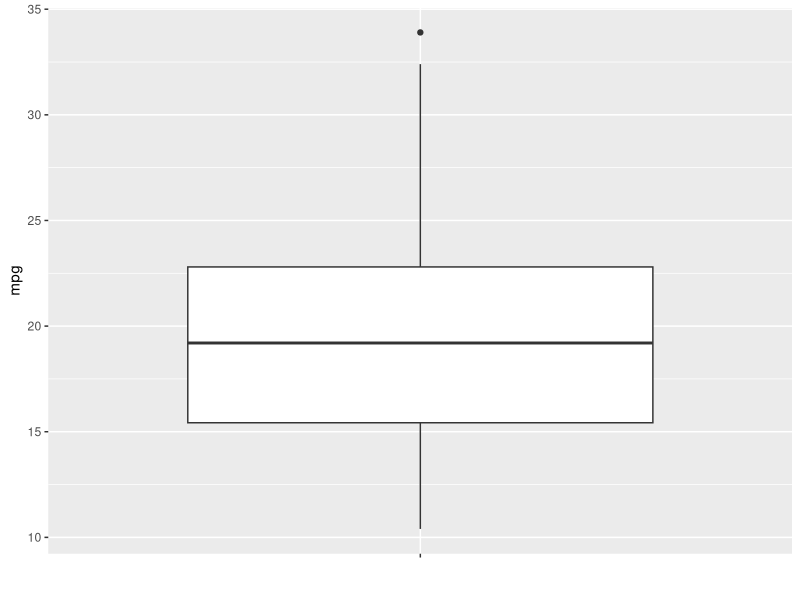
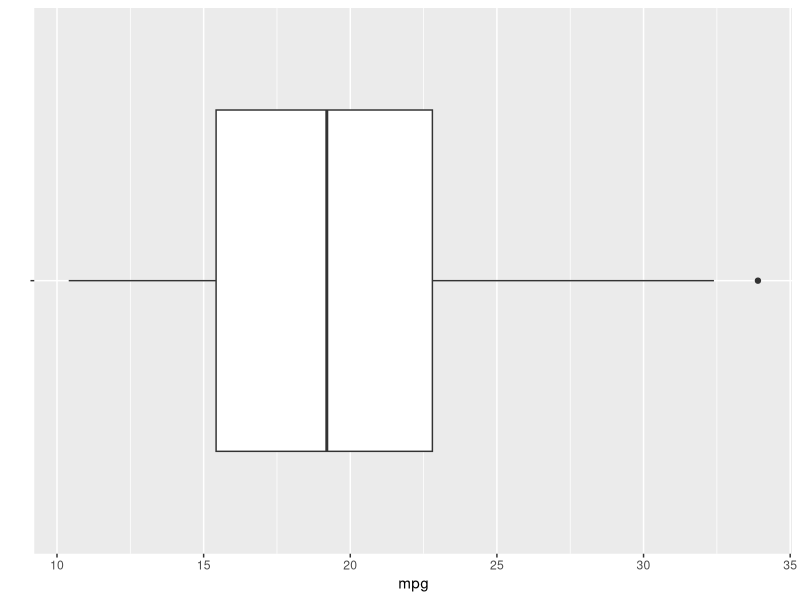
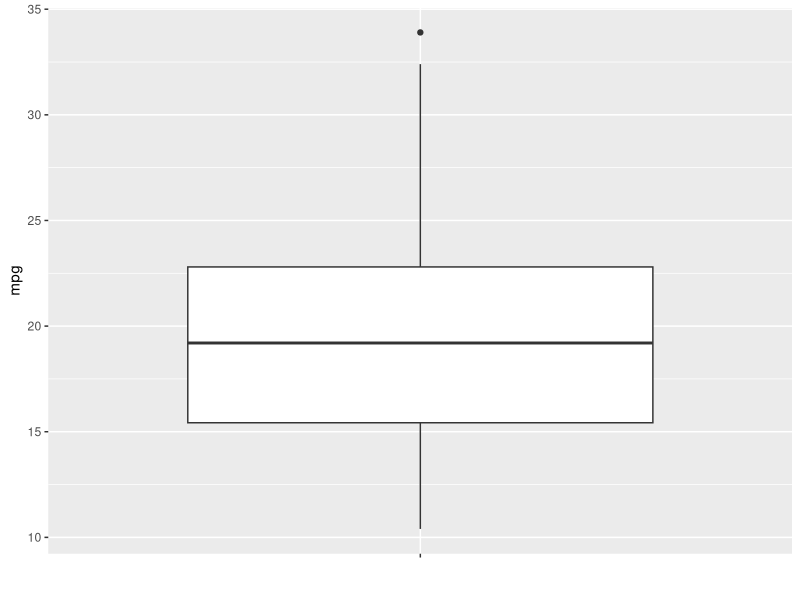
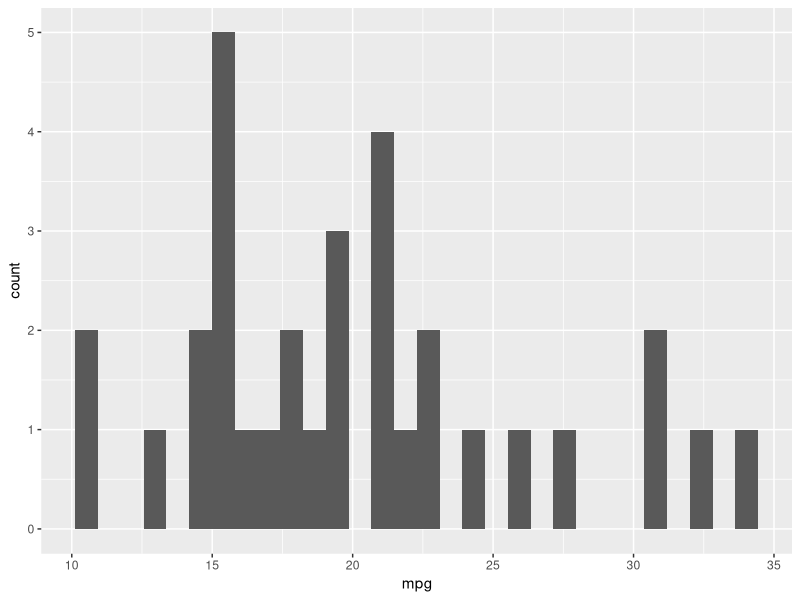
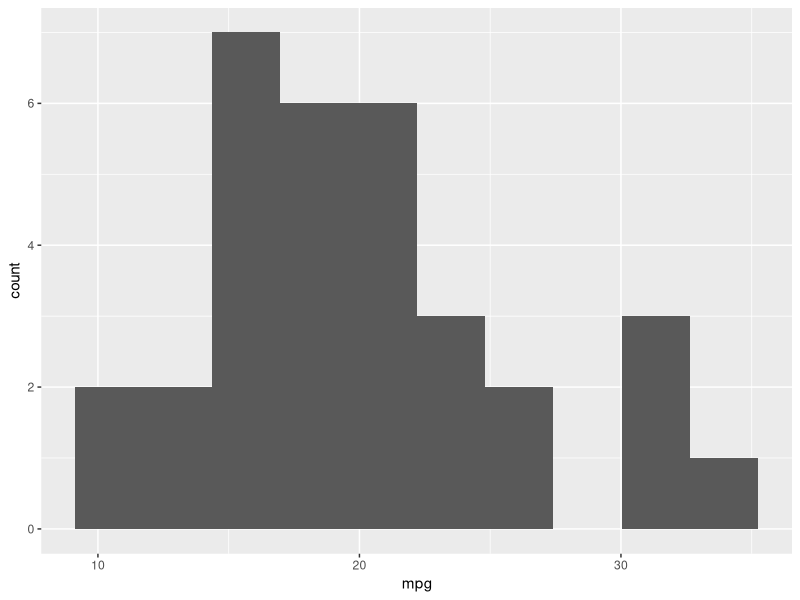
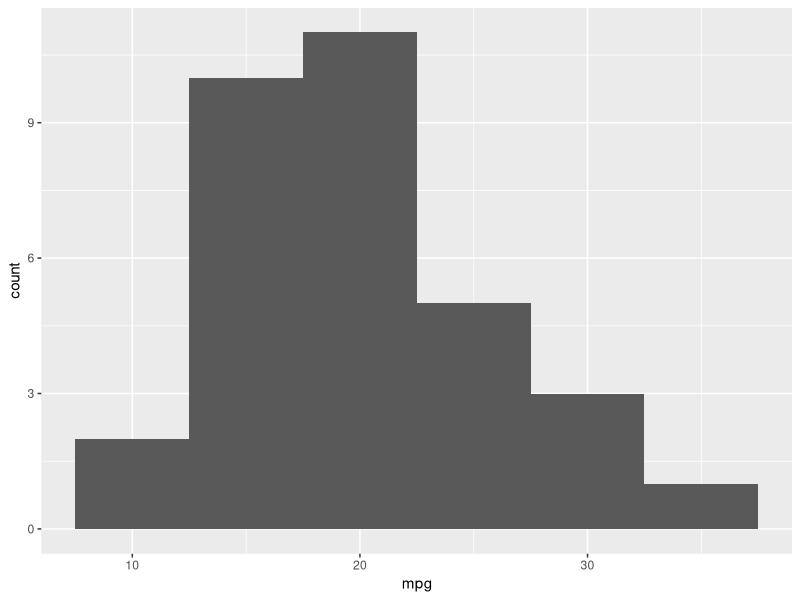
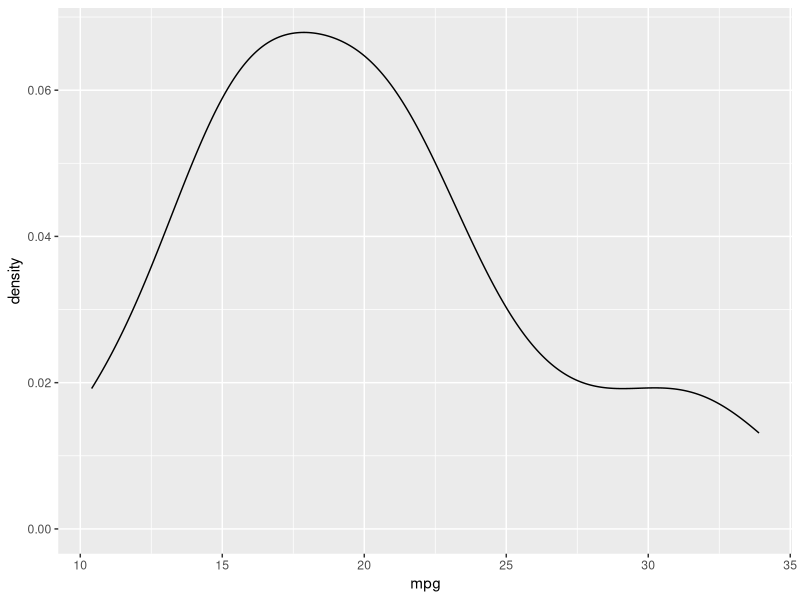
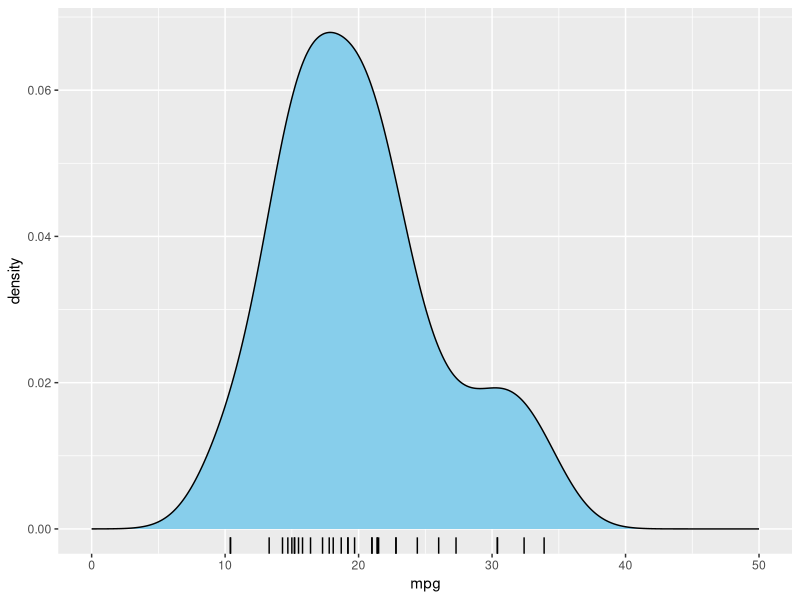

The R script that drew these images, in order:
### Numeric Data

library(tidyverse)

df <- mtcars

str(df)
head(df)
summary(df)

## One Variable

# Summarize

summary(df$mpg)

df %>% summarise(n = n(),
                 na = sum(is.na(mpg)),
                 mean = mean(mpg, na.rm = T),
                 median = median(mpg, na.rm = T),
                 min = min(mpg, na.rm = T),
                 max = max(mpg, na.rm = T),
                 range = diff(range(mpg, na.rm = T)),
                 q1 = quantile(mpg, .25),
                 q3 = quantile(mpg, .75))

# Box Plot

gp <- ggplot(df, aes(x = "", y = mpg)) +
  geom_boxplot() +
  labs(x = "")
gp

gp + coord_flip()

ggplot_build(gp)
str(ggplot_build(gp)[[1]][[1]])
ggplot_build(gp)[[1]][[1]]$outliers[[1]]

# Histogram and Density Plot

gp <- ggplot(df, aes(x = mpg))
gp + geom_histogram()
gp + geom_histogram(bins = 10)
gp + geom_histogram(binwidth = 5)

gp + geom_density()
gp + geom_density(fill = "skyblue") +
  geom_rug() +
  xlim(0, 50)

gp <- ggplot(df, aes(x = mpg, y = stat(density))) +
  geom_histogram(fill = "skyblue", bins = 10) +
  geom_density(color = "red") +
  xlim(0, 50)
gp

gp <- ggplot(df, aes(x = mpg, y = stat(density))) +
  geom_density(color = "red") +
  geom_histogram(fill = "skyblue", alpha = .5, bins = 10) +
  xlim(0, 50)
gp

## By Factor

# Summarize

df %>%
  group_by(cyl) %>% 
  summarise(n = n(),
            na = sum(is.na(mpg)),
            mean = mean(mpg, na.rm = T),
            median = median(mpg, na.rm = T),
            min = min(mpg, na.rm = T),
            max = max(mpg, na.rm = T),
            range = diff(range(mpg, na.rm = T)),
            q1 = quantile(mpg, .25),
            q3 = quantile(mpg, .75)) %>% 
  ungroup()

# Box Plot

gp <- ggplot(df, aes(x = factor(cyl), y = mpg)) +
  geom_boxplot() +
  scale_x_discrete(labels=c("four", "six", "eight"))
gp

# Histogram and Density

gp <- ggplot(df, aes(x = mpg)) +
  geom_histogram(bins = 10) +
  facet_wrap(~ cyl)
gp

gp <- ggplot(df, aes(x = mpg)) +
  geom_histogram(bins = 10) +
  facet_wrap(~ cyl, ncol = 1)
gp

gp <- ggplot(df, aes(x = mpg, fill = factor(cyl))) +
  geom_histogram(bins = 10, alpha = 0.5)
gp

gp <- ggplot(df, aes(x = mpg)) +
  geom_density() +
  xlim(0, 50) +
  facet_wrap(~ cyl)
gp

gp <- ggplot(df, aes(x = mpg)) +
  geom_density() +
  xlim(0, 50) +
  facet_wrap(~ cyl, ncol = 1)
gp

gp <- ggplot(df, aes(x = mpg, fill=factor(cyl))) +
  geom_density(alpha = 0.5) +
  xlim(0, 50)
gp

## Two Variables

# Correlation

attach(df)

cor(mpg, disp, use="everything", method=c("pearson"))
cor(mpg, disp, use="complete", method=c("pearson"))
cor(mpg, disp, use="everything", method=c("kendall"))
cor(mpg, disp, use="everything", method=c("spearman"))

cor(df[, 1:3], use="everything", method=c("pearson"))

detach(df)

# Scatter Plot

gp <- ggplot(df, aes(x = mpg, y = disp)) +
  geom_point(shape = 21,
             color = "red",
             fill = "red",
             size = 3)
gp

gp + geom_smooth()
gp + geom_smooth(se = F)

gp + geom_smooth(method = "lm")
gp + geom_smooth(method = "lm", se = F)

gp + geom_hline(aes(yintercept = mean(disp)),
                color = "red") +
  geom_vline(aes(xintercept = mean(mpg)),
             color = "blue") +
  geom_abline(aes(slope = -10, intercept = 500),
              color = "green")

gp <- ggplot(df,
             aes(x = mpg, y = disp, color = cyl, fill=gear)) +
  geom_point(shape = 21, size = 3)
gp

gp + geom_smooth()
gp + geom_smooth(se = F)

gp + geom_smooth(method = "lm")
gp + geom_smooth(method = "lm", se = F)

gp + geom_text(aes(label = hp),
               nudge_x = 1, nudge_y = 5)

gp + facet_wrap(~ cyl, ncol = 3, dir = "v")

## Many Variables: GGally

library(GGally)

ggcorr(df[1:3],
       method = c("pairwise", "pearson"),
       label = T,
       label_round = 2)

ggpairs(df[1:3],
        lower = list(continuous = "smooth"))

### Categorical Data

## One Variable

# Table

(tb <- with(df, table(cyl)))
(tb <- xtabs(~ cyl, df))

(prop.table(tb))

# Bar chart

plot(tb)
(tb <- as.data.frame(tb))
plot(tb)

gp <- ggplot(tb, aes(x = cyl, y = Freq)) +
  geom_col() +
  labs(x = "cyl", y="frequency")
gp

gp <- ggplot(df) +
  geom_bar(aes(x = cyl)) +
  labs(x = "cyl")
gp

gp <- ggplot(df) +
  geom_bar(aes(x = cyl,
               y = stat(prop),
               group = 1),
           fill = "skyblue") +
  labs(x="cyl", y="Proportion")
gp

gp + coord_flip()

## Two Variables

# Table

(tb <- with(df, table(cyl, gear)))
(tb <- xtabs(~ cyl + gear, data = df))

margin.table(tb, 1)
margin.table(tb, 2)
margin.table(tb)

apply(tb, 1, sum)
apply(tb, 2, sum)

(addmargins(tb))

prop.table(tb)

(addmargins(prop.table(tb)))

library(gmodels)

(with(df, CrossTable(cyl, gear)))

# Bar Chart

gp <- ggplot(as.data.frame(tb),
             aes(x = cyl, y = Freq, fill = gear)) +
  geom_col()
gp

gp <- ggplot(df, aes(x = cyl, fill = gear)) +
  geom_bar()
gp

df$gear <- factor(df$gear)
str(df)

gp <- ggplot(df, aes(x = cyl, fill = gear)) +
  geom_bar()
gp

gp <- ggplot(df, aes(x = cyl, fill = gear)) +
  geom_bar(position = "dodge")
gp

gp <- ggplot(df, aes(x = cyl, fill = gear)) +
  geom_bar(position = "dodge2")
gp

gp <- ggplot(df, aes(x = cyl, fill = gear)) +
  geom_bar(position = "fill")
gp

gp <- ggplot(df, aes(x = cyl, y=stat(prop), group=1)) +
  geom_bar() +
  facet_wrap(~ gear)
gp

rm(list=ls())
